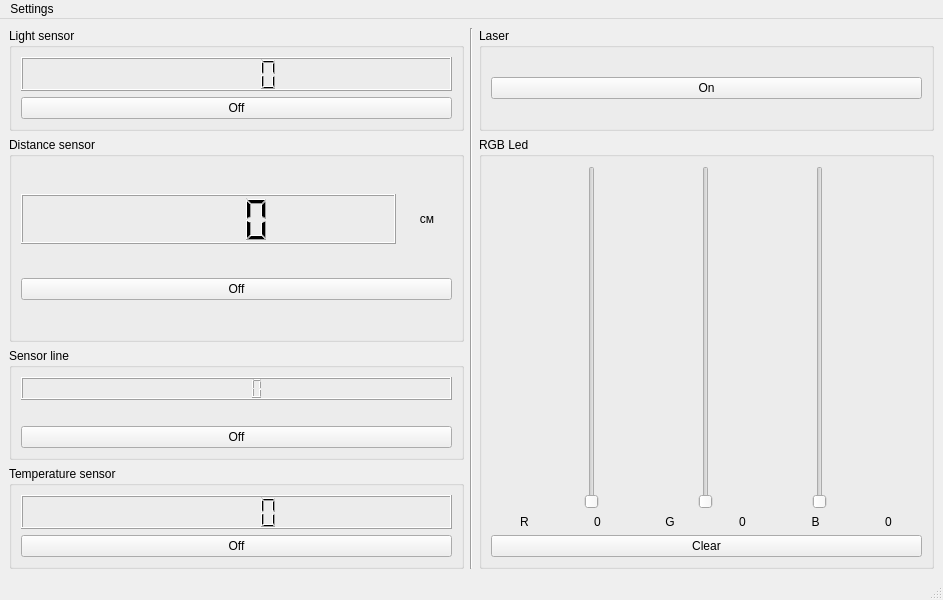
<?xml version="1.0" encoding="UTF-8"?>
<ui version="4.0">
 <class>MainWindow</class>
 <widget class="QMainWindow" name="MainWindow">
  <property name="geometry">
   <rect>
    <x>0</x>
    <y>0</y>
    <width>943</width>
    <height>600</height>
   </rect>
  </property>
  <property name="windowTitle">
   <string>MainWindow</string>
  </property>
  <widget class="QWidget" name="centralwidget">
   <layout class="QGridLayout" name="gridLayout">
    <item row="1" column="2" rowspan="4">
     <widget class="QGroupBox" name="groupBox_4">
      <property name="title">
       <string>RGB Led</string>
      </property>
      <layout class="QVBoxLayout" name="verticalLayout_4">
       <item>
        <layout class="QHBoxLayout" name="horizontalLayout_2">
         <item>
          <widget class="QSlider" name="sR">
           <property name="orientation">
            <enum>Qt::Vertical</enum>
           </property>
          </widget>
         </item>
         <item>
          <widget class="QSlider" name="sG">
           <property name="orientation">
            <enum>Qt::Vertical</enum>
           </property>
          </widget>
         </item>
         <item>
          <widget class="QSlider" name="sB">
           <property name="orientation">
            <enum>Qt::Vertical</enum>
           </property>
          </widget>
         </item>
        </layout>
       </item>
       <item>
        <layout class="QHBoxLayout" name="horizontalLayout_3">
         <item>
          <widget class="QLabel" name="label_5">
           <property name="text">
            <string>R</string>
           </property>
           <property name="alignment">
            <set>Qt::AlignCenter</set>
           </property>
          </widget>
         </item>
         <item>
          <widget class="QLabel" name="lR">
           <property name="text">
            <string>0</string>
           </property>
           <property name="alignment">
            <set>Qt::AlignCenter</set>
           </property>
          </widget>
         </item>
         <item>
          <widget class="QLabel" name="label_4">
           <property name="text">
            <string>G</string>
           </property>
           <property name="alignment">
            <set>Qt::AlignCenter</set>
           </property>
          </widget>
         </item>
         <item>
          <widget class="QLabel" name="lG">
           <property name="text">
            <string>0</string>
           </property>
           <property name="alignment">
            <set>Qt::AlignCenter</set>
           </property>
          </widget>
         </item>
         <item>
          <widget class="QLabel" name="label_3">
           <property name="text">
            <string>B</string>
           </property>
           <property name="alignment">
            <set>Qt::AlignCenter</set>
           </property>
          </widget>
         </item>
         <item>
          <widget class="QLabel" name="lB">
           <property name="text">
            <string>0</string>
           </property>
           <property name="alignment">
            <set>Qt::AlignCenter</set>
           </property>
          </widget>
         </item>
        </layout>
       </item>
       <item>
        <widget class="QPushButton" name="bClear">
         <property name="text">
          <string>Clear</string>
         </property>
        </widget>
       </item>
      </layout>
     </widget>
    </item>
    <item row="0" column="1" rowspan="5">
     <widget class="Line" name="line">
      <property name="orientation">
       <enum>Qt::Vertical</enum>
      </property>
     </widget>
    </item>
    <item row="1" column="0" rowspan="2">
     <widget class="QGroupBox" name="groupBox">
      <property name="title">
       <string>Distance sensor</string>
      </property>
      <layout class="QVBoxLayout" name="verticalLayout">
       <item>
        <layout class="QHBoxLayout" name="horizontalLayout">
         <item>
          <widget class="QLCDNumber" name="lcdDistance">
           <property name="minimumSize">
            <size>
             <width>200</width>
             <height>0</height>
            </size>
           </property>
           <property name="maximumSize">
            <size>
             <width>16777215</width>
             <height>100</height>
            </size>
           </property>
          </widget>
         </item>
         <item>
          <widget class="QLabel" name="lDistance">
           <property name="maximumSize">
            <size>
             <width>50</width>
             <height>50</height>
            </size>
           </property>
           <property name="text">
            <string>см</string>
           </property>
           <property name="alignment">
            <set>Qt::AlignCenter</set>
           </property>
          </widget>
         </item>
        </layout>
       </item>
       <item>
        <widget class="QPushButton" name="bDistance">
         <property name="text">
          <string>Off</string>
         </property>
        </widget>
       </item>
      </layout>
     </widget>
    </item>
    <item row="4" column="0">
     <widget class="QGroupBox" name="groupBox_3">
      <property name="title">
       <string>Temperature sensor</string>
      </property>
      <layout class="QVBoxLayout" name="verticalLayout_3">
       <item>
        <widget class="QLCDNumber" name="lcdTemperature"/>
       </item>
       <item>
        <widget class="QPushButton" name="bTemperature">
         <property name="text">
          <string>Off</string>
         </property>
        </widget>
       </item>
      </layout>
     </widget>
    </item>
    <item row="0" column="0">
     <widget class="QGroupBox" name="groupBox_5">
      <property name="title">
       <string>Light sensor</string>
      </property>
      <layout class="QVBoxLayout" name="verticalLayout_5">
       <item>
        <widget class="QLCDNumber" name="lcdLight"/>
       </item>
       <item>
        <widget class="QPushButton" name="bLight">
         <property name="text">
          <string>Off</string>
         </property>
        </widget>
       </item>
      </layout>
     </widget>
    </item>
    <item row="0" column="2">
     <widget class="QGroupBox" name="groupBox_6">
      <property name="title">
       <string>Laser</string>
      </property>
      <layout class="QVBoxLayout" name="verticalLayout_6">
       <item>
        <widget class="QPushButton" name="bLaser">
         <property name="text">
          <string>On</string>
         </property>
        </widget>
       </item>
      </layout>
     </widget>
    </item>
    <item row="3" column="0">
     <widget class="QGroupBox" name="groupBox_2">
      <property name="title">
       <string>Sensor line</string>
      </property>
      <layout class="QVBoxLayout" name="verticalLayout_2">
       <item>
        <widget class="QLCDNumber" name="lcdLine"/>
       </item>
       <item>
        <widget class="QLabel" name="lLine">
         <property name="text">
          <string/>
         </property>
         <property name="alignment">
          <set>Qt::AlignCenter</set>
         </property>
        </widget>
       </item>
       <item>
        <widget class="QPushButton" name="bLine">
         <property name="text">
          <string>Off</string>
         </property>
        </widget>
       </item>
      </layout>
     </widget>
    </item>
   </layout>
  </widget>
  <widget class="QMenuBar" name="menubar">
   <property name="geometry">
    <rect>
     <x>0</x>
     <y>0</y>
     <width>943</width>
     <height>26</height>
    </rect>
   </property>
   <widget class="QMenu" name="menuSettings">
    <property name="title">
     <string>Settings</string>
    </property>
    <widget class="QMenu" name="menuLanguages">
     <property name="title">
      <string>Languages</string>
     </property>
     <addaction name="actionRu_2"/>
     <addaction name="actionEng"/>
    </widget>
    <addaction name="actionConnect_port"/>
    <addaction name="menuLanguages"/>
   </widget>
   <addaction name="menuSettings"/>
  </widget>
  <widget class="QStatusBar" name="statusbar"/>
  <action name="actionConnect_port">
   <property name="text">
    <string>Connect port</string>
   </property>
  </action>
  <action name="actionRu">
   <property name="text">
    <string>Ru</string>
   </property>
  </action>
  <action name="actionRu_2">
   <property name="text">
    <string>Ru</string>
   </property>
  </action>
  <action name="actionEng">
   <property name="text">
    <string>Eng</string>
   </property>
  </action>
 </widget>
 <resources/>
 <connections/>
</ui>
